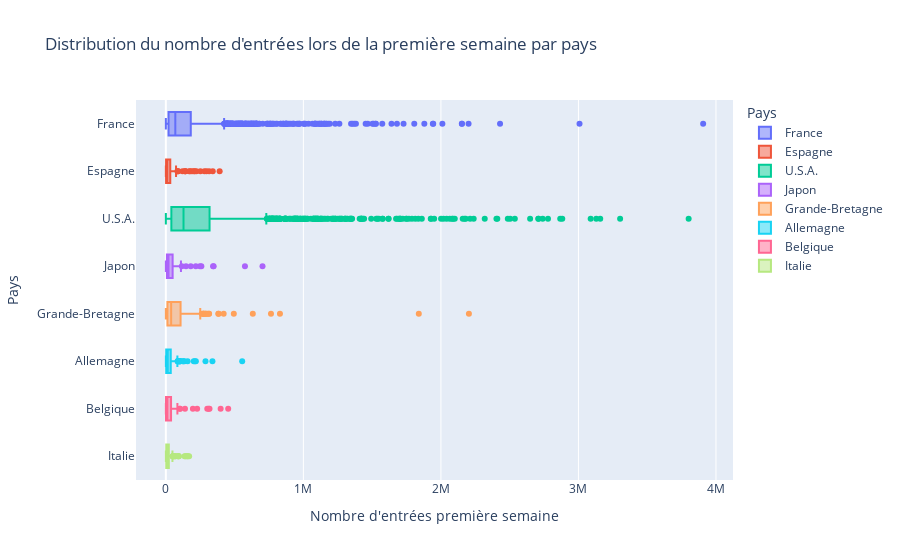

Notebook source saved alongside this figure:
### Code cell
# Lien entre le pays et le box-office en première semaine avec plotly

import plotly.express as px

# Préparer les données: filtrer les pays avec un nombre significatif de films pour une comparaison valide
top_pays = allocine['pays'].value_counts().nlargest(8).index
data_filtered = allocine[allocine['pays'].isin(top_pays)]

# Créer un boxplot horizontal avec une couleur par pays
fig = px.box(data_filtered, y='pays', x='premiere_semaine_france', color='pays',
             orientation='h', 
             labels={'premiere_semaine_france': 'Nombre d\'entrées première semaine', 'pays': 'Pays'},
             title='Distribution du nombre d\'entrées lors de la première semaine par pays')

# Personnaliser la présentation
fig.update_layout(
    xaxis_title='Nombre d\'entrées première semaine',
    yaxis_title='Pays',
    height=800,
    legend_title='Pays'
)

# Afficher le graphique
fig.show()

### Figure 1 — Plotly figure (JSON) as saved in the notebook; plotly's stock layout.template omitted (floating-point values rounded to 4 significant figures; data arrays with more than 128 entries replaced by an {"elided": "..."} marker saying what was removed)
{"data": [{"alignmentgroup": "True", "hovertemplate": "Pays=%{y}<br>Nombre d'entrées première semaine=%{x}<extra></extra>", "legendgroup": "France", "marker": {"color": "#636efa"}, "name": "France", "notched": false, "offsetgroup": "France", "orientation": "h", "showlegend": true, "type": "box", "x": {"elided": "2447 int values"}, "x0": " ", "xaxis": "x", "y": {"elided": "2447 str values"}, "y0": " ", "yaxis": "y"}, {"alignmentgroup": "True", "hovertemplate": "Pays=%{y}<br>Nombre d'entrées première semaine=%{x}<extra></extra>", "legendgroup": "Espagne", "marker": {"color": "#EF553B"}, "name": "Espagne", "notched": false, "offsetgroup": "Espagne", "orientation": "h", "showlegend": true, "type": "box", "x": {"elided": "164 int values"}, "x0": " ", "xaxis": "x", "y": {"elided": "164 str values"}, "y0": " ", "yaxis": "y"}, {"alignmentgroup": "True", "hovertemplate": "Pays=%{y}<br>Nombre d'entrées première semaine=%{x}<extra></extra>", "legendgroup": "U.S.A.", "marker": {"color": "#00cc96"}, "name": "U.S.A.", "notched": false, "offsetgroup": "U.S.A.", "orientation": "h", "showlegend": true, "type": "box", "x": {"elided": "1967 int values"}, "x0": " ", "xaxis": "x", "y": {"elided": "1967 str values"}, "y0": " ", "yaxis": "y"}, {"alignmentgroup": "True", "hovertemplate": "Pays=%{y}<br>Nombre d'entrées première semaine=%{x}<extra></extra>", "legendgroup": "Japon", "marker": {"color": "#ab63fa"}, "name": "Japon", "notched": false, "offsetgroup": "Japon", "orientation": "h", "showlegend": true, "type": "box", "x": [1926, 2273, 13756, 124, 732, 25459, 23441, 1443, 1331, 19333, 8931, 86135, 19356, 4295, 9194, 16223, 27949, 12832, 18599, 6264, 5279, 34499, 4142, 840, 26963, 12031, 16753, 8442, 40178, 14301, 11839, 3722, 2712, 16851, 12143, 19196, 4512, 104185, 51882, 162, 28303, 5636, 104396, 9716, 48106, 8266, 50412, 45361, 33202, 41421, 12570, 11453, 4657, 33488, 24378, 1132, 55324, 52791, 10131, 48971, 109791, 26419, 17584, 3526, 54238, 19903, 146351, 21318, 3547, 181032, 95545, 51420, 25287, 575182, 35805, 3938, 3043, 2828, 116084, 71513, 9635, 25808, 343500, 258144, 74916, 248029, 347583, 218070, 702835, 36672, 10429, 34315, 13102], "x0": " ", "xaxis": "x", "y": ["Japon", "Japon", "Japon", "Japon", "Japon", "Japon", "Japon", "Japon", "Japon", "Japon", "Japon", "Japon", "Japon", "Japon", "Japon", "Japon", "Japon", "Japon", "Japon", "Japon", "Japon", "Japon", "Japon", "Japon", "Japon", "Japon", "Japon", "Japon", "Japon", "Japon", "Japon", "Japon", "Japon", "Japon", "Japon", "Japon", "Japon", "Japon", "Japon", "Japon", "Japon", "Japon", "Japon", "Japon", "Japon", "Japon", "Japon", "Japon", "Japon", "Japon", "Japon", "Japon", "Japon", "Japon", "Japon", "Japon", "Japon", "Japon", "Japon", "Japon", "Japon", "Japon", "Japon", "Japon", "Japon", "Japon", "Japon", "Japon", "Japon", "Japon", "Japon", "Japon", "Japon", "Japon", "Japon", "Japon", "Japon", "Japon", "Japon", "Japon", "Japon", "Japon", "Japon", "Japon", "Japon", "Japon", "Japon", "Japon", "Japon", "Japon", "Japon", "Japon", "Japon"], "y0": " ", "yaxis": "y"}, {"alignmentgroup": "True", "hovertemplate": "Pays=%{y}<br>Nombre d'entrées première semaine=%{x}<extra></extra>", "legendgroup": "Grande-Bretagne", "marker": {"color": "#FFA15A"}, "name": "Grande-Bretagne", "notched": false, "offsetgroup": "Grande-Bretagne", "orientation": "h", "showlegend": true, "type": "box", "x": {"elided": "278 int values"}, "x0": " ", "xaxis": "x", "y": {"elided": "278 str values"}, "y0": " ", "yaxis": "y"}, {"alignmentgroup": "True", "hovertemplate": "Pays=%{y}<br>Nombre d'entrées première semaine=%{x}<extra></extra>", "legendgroup": "Allemagne", "marker": {"color": "#19d3f3"}, "name": "Allemagne", "notched": false, "offsetgroup": "Allemagne", "orientation": "h", "showlegend": true, "type": "box", "x": {"elided": "137 int values"}, "x0": " ", "xaxis": "x", "y": {"elided": "137 str values"}, "y0": " ", "yaxis": "y"}, {"alignmentgroup": "True", "hovertemplate": "Pays=%{y}<br>Nombre d'entrées première semaine=%{x}<extra></extra>", "legendgroup": "Belgique", "marker": {"color": "#FF6692"}, "name": "Belgique", "notched": false, "offsetgroup": "Belgique", "orientation": "h", "showlegend": true, "type": "box", "x": [19030, 1337, 827, 1108, 177, 9306, 278, 1895, 58616, 313, 3808, 8324, 603, 1066, 58159, 3667, 55339, 1502, 1685, 568, 1415, 7503, 1738, 2538, 1243, 29811, 13003, 33522, 4148, 16257, 109, 741, 17832, 33659, 31723, 27968, 62527, 30, 58107, 5498, 48246, 33146, 72, 2807, 15718, 53677, 2003, 16440, 451, 12048, 8441, 62664, 5568, 2984, 88, 121, 25138, 464, 1091, 19135, 873, 25864, 103484, 183, 14340, 1019, 196715, 41863, 45618, 1090, 29566, 139186, 84067, 28646, 5310, 33044, 301140, 317479, 311476, 14543, 101548, 398389, 227490, 453251], "x0": " ", "xaxis": "x", "y": ["Belgique", "Belgique", "Belgique", "Belgique", "Belgique", "Belgique", "Belgique", "Belgique", "Belgique", "Belgique", "Belgique", "Belgique", "Belgique", "Belgique", "Belgique", "Belgique", "Belgique", "Belgique", "Belgique", "Belgique", "Belgique", "Belgique", "Belgique", "Belgique", "Belgique", "Belgique", "Belgique", "Belgique", "Belgique", "Belgique", "Belgique", "Belgique", "Belgique", "Belgique", "Belgique", "Belgique", "Belgique", "Belgique", "Belgique", "Belgique", "Belgique", "Belgique", "Belgique", "Belgique", "Belgique", "Belgique", "Belgique", "Belgique", "Belgique", "Belgique", "Belgique", "Belgique", "Belgique", "Belgique", "Belgique", "Belgique", "Belgique", "Belgique", "Belgique", "Belgique", "Belgique", "Belgique", "Belgique", "Belgique", "Belgique", "Belgique", "Belgique", "Belgique", "Belgique", "Belgique", "Belgique", "Belgique", "Belgique", "Belgique", "Belgique", "Belgique", "Belgique", "Belgique", "Belgique", "Belgique", "Belgique", "Belgique", "Belgique", "Belgique"], "y0": " ", "yaxis": "y"}, {"alignmentgroup": "True", "hovertemplate": "Pays=%{y}<br>Nombre d'entrées première semaine=%{x}<extra></extra>", "legendgroup": "Italie", "marker": {"color": "#B6E880"}, "name": "Italie", "notched": false, "offsetgroup": "Italie", "orientation": "h", "showlegend": true, "type": "box", "x": {"elided": "154 int values"}, "x0": " ", "xaxis": "x", "y": {"elided": "154 str values"}, "y0": " ", "yaxis": "y"}], "layout": {"autosize": true, "boxmode": "overlay", "legend": {"title": {"text": "Pays"}, "tracegroupgap": 0}, "title": {"text": "Distribution du nombre d'entrées lors de la première semaine par pays"}, "xaxis": {"anchor": "y", "autorange": true, "domain": [0, 1], "range": [-217000.0, 4124000.0], "title": {"text": "Nombre d'entrées première semaine"}, "type": "linear"}, "yaxis": {"anchor": "x", "autorange": true, "categoryarray": ["Italie", "Belgique", "Allemagne", "Grande-Bretagne", "Japon", "U.S.A.", "Espagne", "France"], "categoryorder": "array", "domain": [0, 1], "range": [-0.5, 7.5], "title": {"text": "Pays"}, "type": "category"}}}
